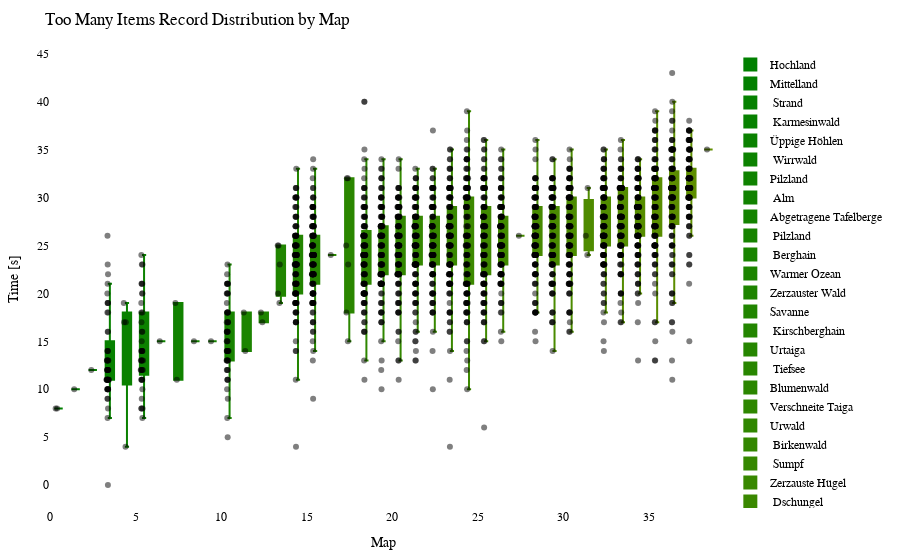

Notebook code cell kept with this figure:
### Code cell
import plotly.graph_objects as go
import plotly.io as pio

df = getRecordsDataframe(minigame="Sammelwahn")

# sort df columns by mean value 
df = df.reindex(df.mean().sort_values().index, axis=1)

# drop sum column
df = df.drop(columns=["Sum"])

# remove "Punkte" from all columns
df.columns = df.columns.str.replace('Punkte', '')

cmap = LinearSegmentedColormap.from_list("green_orange", ["green", "orange"])
colors = [to_hex(cmap(i / (num_columns - 1))) for i in range(num_columns)]

# Calculate the offset for centering the data points
num_columns = len(df.columns)
offset = 0.5

# Create a Swarm plot using Plotly
fig = go.Figure()

for i, (column, color) in enumerate(zip(df.columns, colors)):
    x_values = [i + offset] * len(df[column])  # Adjust x-values with offset for horizontal centering
    fig.add_trace(go.Box(x=x_values,
                         y=df[column],
                         name=column,
                         boxpoints='all',
                         pointpos=-0.5,  # Adjust point position to prevent overlapping
                         marker=dict(color='rgba(0,0,0,0.5)', size=6),  # Adjust marker color and size
                         line=dict(color=color),
                         fillcolor=color,
                         hovertext=df_to_html.index,
                         hoverinfo='name+text+y',
                         showlegend=True))

fig.update_layout(title="Too Many Items Record Distribution by Map",
                  xaxis=dict(title="Map"),
                  yaxis=dict(title="Time [s]"),
                  showlegend=True,
                  font=dict(family="Arial", size=12, color="black"),  # Customize font
                  plot_bgcolor="white",  # Set background color
                  margin=dict(l=50, r=50, t=50, b=50),  # Adjust margins for better layout
                  )

pio.show(fig)

pio.write_html(fig, "out/sammel_swarm_plot.html")

### Figure 1 — Plotly figure (JSON) as saved in the notebook; plotly's stock layout.template omitted (floating-point values rounded to 4 significant figures; data arrays with more than 128 entries replaced by an {"elided": "..."} marker saying what was removed)
{"data": [{"boxpoints": "all", "fillcolor": "#008000", "hoverinfo": "name+text+y", "hovertext": {"elided": "140 str values"}, "line": {"color": "#008000"}, "marker": {"color": "rgba(0,0,0,0.5)", "size": 6}, "name": "Hochland", "pointpos": -0.5, "showlegend": true, "type": "box", "x": {"elided": "140 float values"}, "y": {"elided": "140 int values"}}, {"boxpoints": "all", "fillcolor": "#028000", "hoverinfo": "name+text+y", "hovertext": {"elided": "140 str values"}, "line": {"color": "#028000"}, "marker": {"color": "rgba(0,0,0,0.5)", "size": 6}, "name": "Mittelland", "pointpos": -0.5, "showlegend": true, "type": "box", "x": {"elided": "140 float values"}, "y": {"elided": "140 int values"}}, {"boxpoints": "all", "fillcolor": "#058100", "hoverinfo": "name+text+y", "hovertext": {"elided": "140 str values"}, "line": {"color": "#058100"}, "marker": {"color": "rgba(0,0,0,0.5)", "size": 6}, "name": " Strand", "pointpos": -0.5, "showlegend": true, "type": "box", "x": {"elided": "140 float values"}, "y": {"elided": "140 int values"}}, {"boxpoints": "all", "fillcolor": "#078100", "hoverinfo": "name+text+y", "hovertext": {"elided": "140 str values"}, "line": {"color": "#078100"}, "marker": {"color": "rgba(0,0,0,0.5)", "size": 6}, "name": " Karmesinwald", "pointpos": -0.5, "showlegend": true, "type": "box", "x": {"elided": "140 float values"}, "y": {"elided": "140 int values"}}, {"boxpoints": "all", "fillcolor": "#0a8100", "hoverinfo": "name+text+y", "hovertext": {"elided": "140 str values"}, "line": {"color": "#0a8100"}, "marker": {"color": "rgba(0,0,0,0.5)", "size": 6}, "name": "Üppige Höhlen", "pointpos": -0.5, "showlegend": true, "type": "box", "x": {"elided": "140 float values"}, "y": {"elided": "140 int values"}}, {"boxpoints": "all", "fillcolor": "#0c8200", "hoverinfo": "name+text+y", "hovertext": {"elided": "140 str values"}, "line": {"color": "#0c8200"}, "marker": {"color": "rgba(0,0,0,0.5)", "size": 6}, "name": " Wirrwald", "pointpos": -0.5, "showlegend": true, "type": "box", "x": {"elided": "140 float values"}, "y": {"elided": "140 int values"}}, {"boxpoints": "all", "fillcolor": "#0f8200", "hoverinfo": "name+text+y", "hovertext": {"elided": "140 str values"}, "line": {"color": "#0f8200"}, "marker": {"color": "rgba(0,0,0,0.5)", "size": 6}, "name": "Pilzland", "pointpos": -0.5, "showlegend": true, "type": "box", "x": {"elided": "140 float values"}, "y": {"elided": "140 int values"}}, {"boxpoints": "all", "fillcolor": "#118200", "hoverinfo": "name+text+y", "hovertext": {"elided": "140 str values"}, "line": {"color": "#118200"}, "marker": {"color": "rgba(0,0,0,0.5)", "size": 6}, "name": " Alm", "pointpos": -0.5, "showlegend": true, "type": "box", "x": {"elided": "140 float values"}, "y": {"elided": "140 int values"}}, {"boxpoints": "all", "fillcolor": "#148300", "hoverinfo": "name+text+y", "hovertext": {"elided": "140 str values"}, "line": {"color": "#148300"}, "marker": {"color": "rgba(0,0,0,0.5)", "size": 6}, "name": "Abgetragene Tafelberge", "pointpos": -0.5, "showlegend": true, "type": "box", "x": {"elided": "140 float values"}, "y": {"elided": "140 int values"}}, {"boxpoints": "all", "fillcolor": "#178300", "hoverinfo": "name+text+y", "hovertext": {"elided": "140 str values"}, "line": {"color": "#178300"}, "marker": {"color": "rgba(0,0,0,0.5)", "size": 6}, "name": " Pilzland", "pointpos": -0.5, "showlegend": true, "type": "box", "x": {"elided": "140 float values"}, "y": {"elided": "140 int values"}}, {"boxpoints": "all", "fillcolor": "#198400", "hoverinfo": "name+text+y", "hovertext": {"elided": "140 str values"}, "line": {"color": "#198400"}, "marker": {"color": "rgba(0,0,0,0.5)", "size": 6}, "name": " Berghain", "pointpos": -0.5, "showlegend": true, "type": "box", "x": {"elided": "140 float values"}, "y": {"elided": "140 int values"}}, {"boxpoints": "all", "fillcolor": "#1c8400", "hoverinfo": "name+text+y", "hovertext": {"elided": "140 str values"}, "line": {"color": "#1c8400"}, "marker": {"color": "rgba(0,0,0,0.5)", "size": 6}, "name": "Warmer Ozean", "pointpos": -0.5, "showlegend": true, "type": "box", "x": {"elided": "140 float values"}, "y": {"elided": "140 int values"}}, {"boxpoints": "all", "fillcolor": "#1e8400", "hoverinfo": "name+text+y", "hovertext": {"elided": "140 str values"}, "line": {"color": "#1e8400"}, "marker": {"color": "rgba(0,0,0,0.5)", "size": 6}, "name": "Zerzauster Wald", "pointpos": -0.5, "showlegend": true, "type": "box", "x": {"elided": "140 float values"}, "y": {"elided": "140 int values"}}, {"boxpoints": "all", "fillcolor": "#218500", "hoverinfo": "name+text+y", "hovertext": {"elided": "140 str values"}, "line": {"color": "#218500"}, "marker": {"color": "rgba(0,0,0,0.5)", "size": 6}, "name": "Savanne", "pointpos": -0.5, "showlegend": true, "type": "box", "x": {"elided": "140 float values"}, "y": {"elided": "140 int values"}}, {"boxpoints": "all", "fillcolor": "#238500", "hoverinfo": "name+text+y", "hovertext": {"elided": "140 str values"}, "line": {"color": "#238500"}, "marker": {"color": "rgba(0,0,0,0.5)", "size": 6}, "name": " Kirschberghain", "pointpos": -0.5, "showlegend": true, "type": "box", "x": {"elided": "140 float values"}, "y": {"elided": "140 int values"}}, {"boxpoints": "all", "fillcolor": "#268600", "hoverinfo": "name+text+y", "hovertext": {"elided": "140 str values"}, "line": {"color": "#268600"}, "marker": {"color": "rgba(0,0,0,0.5)", "size": 6}, "name": "Urtaiga", "pointpos": -0.5, "showlegend": true, "type": "box", "x": {"elided": "140 float values"}, "y": {"elided": "140 int values"}}, {"boxpoints": "all", "fillcolor": "#288600", "hoverinfo": "name+text+y", "hovertext": {"elided": "140 str values"}, "line": {"color": "#288600"}, "marker": {"color": "rgba(0,0,0,0.5)", "size": 6}, "name": " Tiefsee", "pointpos": -0.5, "showlegend": true, "type": "box", "x": {"elided": "140 float values"}, "y": {"elided": "140 int values"}}, {"boxpoints": "all", "fillcolor": "#2b8600", "hoverinfo": "name+text+y", "hovertext": {"elided": "140 str values"}, "line": {"color": "#2b8600"}, "marker": {"color": "rgba(0,0,0,0.5)", "size": 6}, "name": "Blumenwald", "pointpos": -0.5, "showlegend": true, "type": "box", "x": {"elided": "140 float values"}, "y": {"elided": "140 int values"}}, {"boxpoints": "all", "fillcolor": "#2e8700", "hoverinfo": "name+text+y", "hovertext": {"elided": "140 str values"}, "line": {"color": "#2e8700"}, "marker": {"color": "rgba(0,0,0,0.5)", "size": 6}, "name": "Verschneite Taiga", "pointpos": -0.5, "showlegend": true, "type": "box", "x": {"elided": "140 float values"}, "y": {"elided": "140 int values"}}, {"boxpoints": "all", "fillcolor": "#308700", "hoverinfo": "name+text+y", "hovertext": {"elided": "140 str values"}, "line": {"color": "#308700"}, "marker": {"color": "rgba(0,0,0,0.5)", "size": 6}, "name": "Urwald", "pointpos": -0.5, "showlegend": true, "type": "box", "x": {"elided": "140 float values"}, "y": {"elided": "140 int values"}}, {"boxpoints": "all", "fillcolor": "#338700", "hoverinfo": "name+text+y", "hovertext": {"elided": "140 str values"}, "line": {"color": "#338700"}, "marker": {"color": "rgba(0,0,0,0.5)", "size": 6}, "name": " Birkenwald", "pointpos": -0.5, "showlegend": true, "type": "box", "x": {"elided": "140 float values"}, "y": {"elided": "140 int values"}}, {"boxpoints": "all", "fillcolor": "#358800", "hoverinfo": "name+text+y", "hovertext": {"elided": "140 str values"}, "line": {"color": "#358800"}, "marker": {"color": "rgba(0,0,0,0.5)", "size": 6}, "name": " Sumpf", "pointpos": -0.5, "showlegend": true, "type": "box", "x": {"elided": "140 float values"}, "y": {"elided": "140 int values"}}, {"boxpoints": "all", "fillcolor": "#388800", "hoverinfo": "name+text+y", "hovertext": {"elided": "140 str values"}, "line": {"color": "#388800"}, "marker": {"color": "rgba(0,0,0,0.5)", "size": 6}, "name": "Zerzauste Hügel", "pointpos": -0.5, "showlegend": true, "type": "box", "x": {"elided": "140 float values"}, "y": {"elided": "140 int values"}}, {"boxpoints": "all", "fillcolor": "#3a8800", "hoverinfo": "name+text+y", "hovertext": {"elided": "140 str values"}, "line": {"color": "#3a8800"}, "marker": {"color": "rgba(0,0,0,0.5)", "size": 6}, "name": " Dschungel", "pointpos": -0.5, "showlegend": true, "type": "box", "x": {"elided": "140 float values"}, "y": {"elided": "140 int values"}}, {"boxpoints": "all", "fillcolor": "#3d8900", "hoverinfo": "name+text+y", "hovertext": {"elided": "140 str values"}, "line": {"color": "#3d8900"}, "marker": {"color": "rgba(0,0,0,0.5)", "size": 6}, "name": "Verschneite Ebene", "pointpos": -0.5, "showlegend": true, "type": "box", "x": {"elided": "140 float values"}, "y": {"elided": "140 int values"}}, {"boxpoints": "all", "fillcolor": "#408900", "hoverinfo": "name+text+y", "hovertext": {"elided": "140 str values"}, "line": {"color": "#408900"}, "marker": {"color": "rgba(0,0,0,0.5)", "size": 6}, "name": " Taiga", "pointpos": -0.5, "showlegend": true, "type": "box", "x": {"elided": "140 float values"}, "y": {"elided": "140 int values"}}, {"boxpoints": "all", "fillcolor": "#428a00", "hoverinfo": "name+text+y", "hovertext": {"elided": "140 str values"}, "line": {"color": "#428a00"}, "marker": {"color": "rgba(0,0,0,0.5)", "size": 6}, "name": " Bambusdschungel", "pointpos": -0.5, "showlegend": true, "type": "box", "x": {"elided": "140 float values"}, "y": {"elided": "140 int values"}}, {"boxpoints": "all", "fillcolor": "#458a00", "hoverinfo": "name+text+y", "hovertext": {"elided": "140 str values"}, "line": {"color": "#458a00"}, "marker": {"color": "rgba(0,0,0,0.5)", "size": 6}, "name": "Savannenhochebene", "pointpos": -0.5, "showlegend": true, "type": "box", "x": {"elided": "140 float values"}, "y": {"elided": "140 int values"}}, {"boxpoints": "all", "fillcolor": "#478a00", "hoverinfo": "name+text+y", "hovertext": {"elided": "140 str values"}, "line": {"color": "#478a00"}, "marker": {"color": "rgba(0,0,0,0.5)", "size": 6}, "name": " Wald", "pointpos": -0.5, "showlegend": true, "type": "box", "x": {"elided": "140 float values"}, "y": {"elided": "140 int values"}}, {"boxpoints": "all", "fillcolor": "#4a8b00", "hoverinfo": "name+text+y", "hovertext": {"elided": "140 str values"}, "line": {"color": "#4a8b00"}, "marker": {"color": "rgba(0,0,0,0.5)", "size": 6}, "name": "Zerzauste Savanne", "pointpos": -0.5, "showlegend": true, "type": "box", "x": {"elided": "140 float values"}, "y": {"elided": "140 int values"}}, {"boxpoints": "all", "fillcolor": "#4c8b00", "hoverinfo": "name+text+y", "hovertext": {"elided": "140 str values"}, "line": {"color": "#4c8b00"}, "marker": {"color": "rgba(0,0,0,0.5)", "size": 6}, "name": " Savannenhochebene", "pointpos": -0.5, "showlegend": true, "type": "box", "x": {"elided": "140 float values"}, "y": {"elided": "140 int values"}}, {"boxpoints": "all", "fillcolor": "#4f8b00", "hoverinfo": "name+text+y", "hovertext": {"elided": "140 str values"}, "line": {"color": "#4f8b00"}, "marker": {"color": "rgba(0,0,0,0.5)", "size": 6}, "name": " Sonnenblumenebene", "pointpos": -0.5, "showlegend": true, "type": "box", "x": {"elided": "140 float values"}, "y": {"elided": "140 int values"}}, {"boxpoints": "all", "fillcolor": "#518c00", "hoverinfo": "name+text+y", "hovertext": {"elided": "140 str values"}, "line": {"color": "#518c00"}, "marker": {"color": "rgba(0,0,0,0.5)", "size": 6}, "name": "Lichter Dschungel", "pointpos": -0.5, "showlegend": true, "type": "box", "x": {"elided": "140 float values"}, "y": {"elided": "140 int values"}}, {"boxpoints": "all", "fillcolor": "#548c00", "hoverinfo": "name+text+y", "hovertext": {"elided": "140 str values"}, "line": {"color": "#548c00"}, "marker": {"color": "rgba(0,0,0,0.5)", "size": 6}, "name": "Dichter Wald", "pointpos": -0.5, "showlegend": true, "type": "box", "x": {"elided": "140 float values"}, "y": {"elided": "140 int values"}}, {"boxpoints": "all", "fillcolor": "#578d00", "hoverinfo": "name+text+y", "hovertext": {"elided": "140 str values"}, "line": {"color": "#578d00"}, "marker": {"color": "rgba(0,0,0,0.5)", "size": 6}, "name": "Sonnenblumenebene", "pointpos": -0.5, "showlegend": true, "type": "box", "x": {"elided": "140 float values"}, "y": {"elided": "140 int values"}}, {"boxpoints": "all", "fillcolor": "#598d00", "hoverinfo": "name+text+y", "hovertext": {"elided": "140 str values"}, "line": {"color": "#598d00"}, "marker": {"color": "rgba(0,0,0,0.5)", "size": 6}, "name": " Ebene", "pointpos": -0.5, "showlegend": true, "type": "box", "x": {"elided": "140 float values"}, "y": {"elided": "140 int values"}}, {"boxpoints": "all", "fillcolor": "#5c8d00", "hoverinfo": "name+text+y", "hovertext": {"elided": "140 str values"}, "line": {"color": "#5c8d00"}, "marker": {"color": "rgba(0,0,0,0.5)", "size": 6}, "name": " Savanne", "pointpos": -0.5, "showlegend": true, "type": "box", "x": {"elided": "140 float values"}, "y": {"elided": "140 int values"}}, {"boxpoints": "all", "fillcolor": "#5e8e00", "hoverinfo": "name+text+y", "hovertext": {"elided": "140 str values"}, "line": {"color": "#5e8e00"}, "marker": {"color": "rgba(0,0,0,0.5)", "size": 6}, "name": " Blumenwald", "pointpos": -0.5, "showlegend": true, "type": "box", "x": {"elided": "140 float values"}, "y": {"elided": "140 int values"}}, {"boxpoints": "all", "fillcolor": "#618e00", "hoverinfo": "name+text+y", "hovertext": {"elided": "140 str values"}, "line": {"color": "#618e00"}, "marker": {"color": "rgba(0,0,0,0.5)", "size": 6}, "name": " Tropfsteinhöhlen", "pointpos": -0.5, "showlegend": true, "type": "box", "x": {"elided": "140 float values"}, "y": {"elided": "140 int values"}}], "layout": {"font": {"color": "black", "family": "Arial", "size": 12}, "margin": {"b": 50, "l": 50, "r": 50, "t": 50}, "plot_bgcolor": "white", "showlegend": true, "title": {"text": "Too Many Items Record Distribution by Map"}, "xaxis": {"title": {"text": "Map"}}, "yaxis": {"title": {"text": "Time [s]"}}}}
